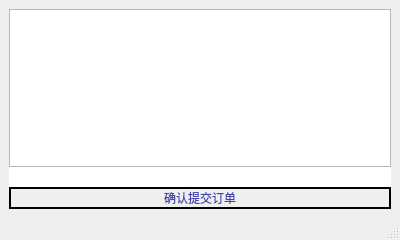
<?xml version="1.0" encoding="UTF-8"?>
<ui version="4.0">
 <class>OrderScreen</class>
 <widget class="QMainWindow" name="OrderScreen">
  <property name="geometry">
   <rect>
    <x>0</x>
    <y>0</y>
    <width>400</width>
    <height>240</height>
   </rect>
  </property>
  <property name="windowTitle">
   <string>MainWindow</string>
  </property>
  <property name="styleSheet">
   <string notr="true">QPushButton{
		background:transparent;
		color:rgb(66, 66, 174);
		border:2px solid rgb(260, 7, 162);
		border-radius:20px;
}</string>
  </property>
  <widget class="QWidget" name="centralwidget">
   <layout class="QGridLayout" name="gridLayout">
    <item row="0" column="0">
     <layout class="QVBoxLayout" name="verticalLayout">
      <property name="spacing">
       <number>0</number>
      </property>
      <item>
       <widget class="QTableWidget" name="tableWidget"/>
      </item>
      <item>
       <widget class="QLabel" name="label">
        <property name="minimumSize">
         <size>
          <width>0</width>
          <height>20</height>
         </size>
        </property>
        <property name="styleSheet">
         <string notr="true">background-color: rgb(255, 255, 255);</string>
        </property>
        <property name="text">
         <string/>
        </property>
       </widget>
      </item>
      <item>
       <widget class="QPushButton" name="pushButton">
        <property name="text">
         <string>确认提交订单</string>
        </property>
       </widget>
      </item>
     </layout>
    </item>
   </layout>
  </widget>
  <widget class="QStatusBar" name="statusbar"/>
 </widget>
 <resources/>
 <connections/>
</ui>
